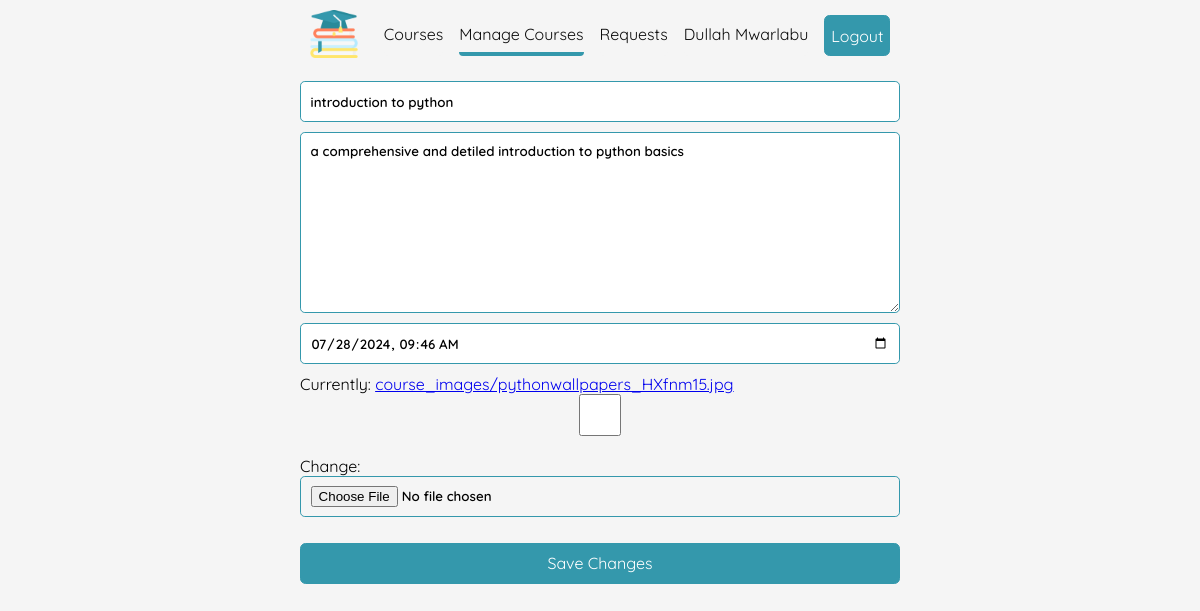
The page /update-course/4/ (signed in) on the database its author committed.
### enrollment_request/models.py (models this page shows, shortened)
class Course(models.Model):
  name = models.CharField(max_length=100)
  description = models.TextField(blank=True, null=True)
  deadline = models.DateTimeField()
  image = models.ImageField(upload_to='course_images/', blank=True, null=True)
  created_at = models.DateTimeField(auto_now_add=True)
  updated_at = models.DateTimeField(auto_now=True)

### enrollment_request/views.py (the view)
# urls.py: path('update-course/<int:id>/', views.update_course, name="update_course"),
@staff_member_required
def update_course(request, id):
  course = get_object_or_404(Course, id=id)
  if request.method == 'POST':
    course_form = CourseForm(request.POST, request.FILES, instance=course)
    if course_form.is_valid:
      course_form.save()
      messages.success(request, f"{course.name} Details Updated successfully")
      return redirect("enroll_request:course_details", id=id)
    else:
      messages.error(request, "Something went wrong")
  else:
    course_form = CourseForm(instance=course)
  return render(request, "enrollment_request/course/update_course.html", {'course_form':course_form, 'section':'manage_course'})

### enrollment_request/forms.py
class CourseForm(forms.ModelForm):
  class Meta:
    model = Course
    fields = ["name", "description", "deadline", "image"]
    widgets = {
      "deadline" : forms.DateTimeInput(
        attrs={
        'type' : 'datetime-local',
      }),
    }

### enrollment_request/templates/enrollment_request/course/update_course.html (shortened to what this page needs)
{% extends "enrollment_request/base.html" %}
{% block content %}
<section class="form dynamic-width">
  <form action="" method="post" enctype="multipart/form-data" class="course-form">
    {{ course_form.as_p }}
    <button type="submit" class="btn btn-brand mtb-1 w-100">Save Changes</button>
  </form>
</section>
{% endblock %}

### enrollment_request/templates/enrollment_request/base.html (shortened to what this page needs)
{% load static %}
<!DOCTYPE html>
<html lang="en">
<head>
  <link rel="stylesheet" href="{% static 'assets/styles/style.css' %}">
  <link rel="stylesheet" href="https://cdnjs.cloudflare.com/ajax/libs/bootstrap-icons/1.11.1/font/bootstrap-icons.min.css">
  <link rel="stylesheet" href="https://cdnjs.cloudflare.com/ajax/libs/font-awesome/6.4.2/css/all.min.css">
</head>
<header>
  <div class="inner-header dynamic-width">
    <div class="logo">
      <img src="{% static 'assets/images/logo/education.png' %}" alt="logo">
    </div>
    <nav>
      <ul class="nav-links">
        {% if not request.user.is_authenticated %}
        <li>
          <a href="{% url 'enroll_request:landing_page' %}"
          class="nav-link {% if section == 'home' %} active-link {% endif %}">Home</a>
        </li>
        <li>
          <a href="{% url 'enroll_request:course_list' %}"
          class="nav-link {% if section == 'courses'%} active-link {% endif %}">
          Courses</a>
        </li>
        <li>
          <a href="{% url 'user_account:login' %}" class="btn btn-brand">Login</a>
        </li>
        {% elif request.user.is_authenticated %}
        <li>
          <a href="{% url 'enroll_request:course_list' %}"
          class="nav-link {% if section == 'courses'%} active-link {% endif %}">
          Courses</a>
        </li>
        <li>
          <a href="{% url 'enroll_request:staff_course_list' %}"
          class="nav-link {% if section == 'manage_course'%} active-link {% endif %}">
          Manage Courses</a>
        </li>
        <li>
          <a href="{% url 'enroll_request:enroll_request_list' %}"
          class="nav-link {% if section == 'enroll_request'%} active-link {% endif %}">Requests</a>
        </li>
         <li>
          <a href="#" class="nav-link">
            {{ request.user.first_name }}
            {{ request.user.last_name }}
          </a>
        </li>
        <li>
          <a href="{% url 'user_account:logout' %}" class="btn btn-brand">Logout</a>
        </li>
        {% endif %}
      </ul>
    </nav>
  </div>
</header>
<body>
  {% block content %}
  {% endblock %}
</body>
</html>

### enrollment_request/static/assets/styles/style.css (style rules this page uses)
header .inner-header { display: flex; align-items: center; justify-content: space-between; padding: .6rem; margin: auto; }
header .inner-header .logo img { width: 2.25rem; height: auto; }
@media screen and (min-width: 30em) { header .inner-header .logo img { width: 3rem; height: auto; } }
header .inner-header nav .nav-links { display: flex; align-items: center; justify-content: space-between; gap: 1rem; }
header .inner-header nav .nav-link:not(.btn-brand) { display: block; text-decoration: none; color: var(--black); padding: .5rem 0; transition: all .3 ease; border-bottom: 4px solid var(--white); border-radius: .25rem; }
header .inner-header nav .active-link { border-bottom: 4px solid var(--brand-color) !important; }

### enrollment_request/static/assets/styles/components.css (style rules this page uses)
.btn { display: inline-block; font-family: inherit; font-weight: inherit; font-size: 1rem; padding: 0.6rem 0.375rem; text-align: center; text-decoration: none; vertical-align: middle; text-align: center; cursor: pointer; border: 1px solid grey; transition: color 0.15s ease-in-out, background-color 0.15s ease-in-out, border-color 0.15s ease-in-out, box-shadow 0.15s ease-in-out; border-radius: .35rem; }
.btn-brand { background-color: var(--brand-color); color: white !important; border: 1px solid var(--brand-color); }
form > p { margin: .6rem 0; }
form input, textarea { display: block; width: 100%; border-radius: .3rem; padding: .6rem; border: 1.5px solid var(--brand-color); font-family: inherit; font-weight: 600; caret-color: var(--brand-color); }
form input { height: 2.6rem; }

### rows shown on the page
Course: name "introduction to python", description "a comprehensive and detiled introduction to python basics", deadline "07/28/2024 09:46"

### other values the page prints
{{ request.user.first_name }} "Dullah"
{{ request.user.last_name }} "Mwarlabu"
